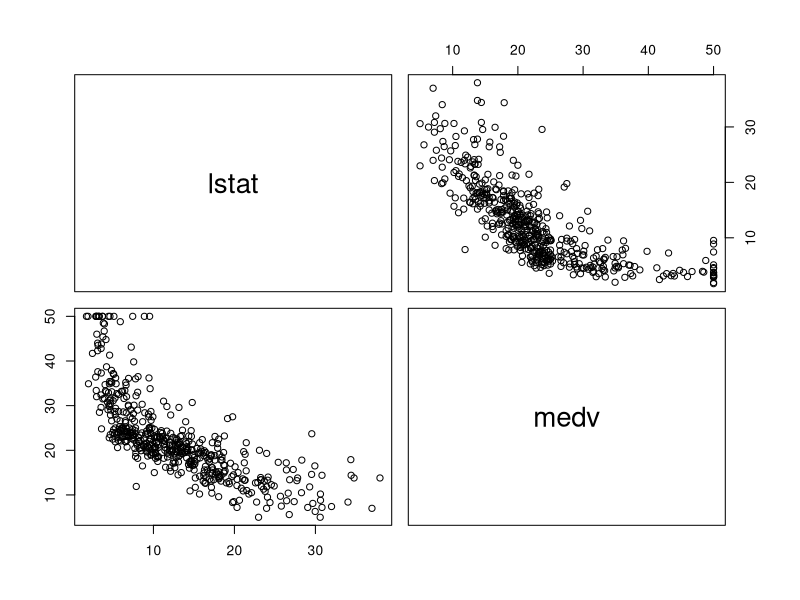
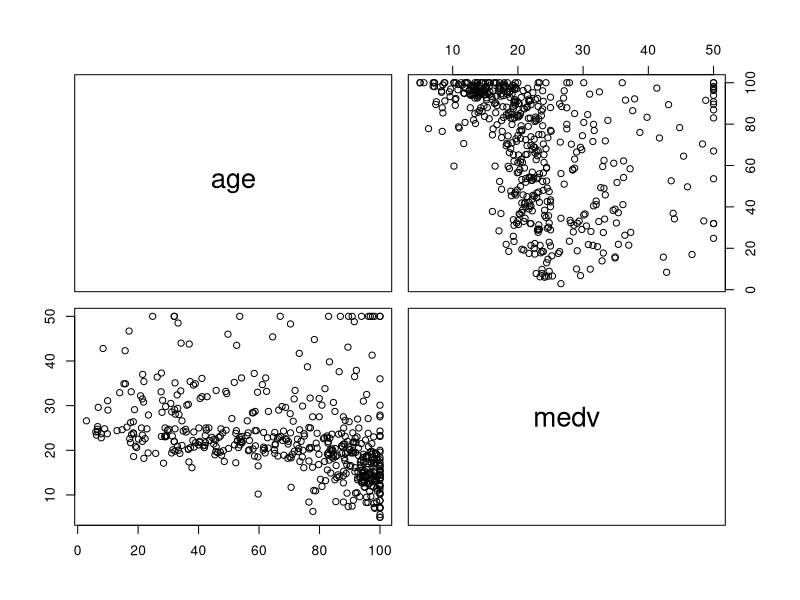

The R source for these figures, in order:
## ---- chunk 1
knitr::opts_chunk$set(echo = TRUE,comment="")
## ---- chunk 2
library(MASS) 
## ---- chunk 3
 (TSS <- sum((Boston$medv - mean(Boston$medv))^2))

## ---- chunk 4
lm.fit <- lm(medv ~ lstat + age, data = Boston)
## ---- chunk 5
(RSS <- (nrow(Boston)-2-1)*(summary(lm.fit)$sigma)^2)
## ---- chunk 6
summary(lm.fit)$r.sq
## ---- chunk 7
summary(lm.fit)
## ---- chunk 8

pairs(~ lstat + medv, Boston)
pairs(~ age + medv, Boston)

## ---- chunk 9
#Residual standard error: 6.173 on 503 degrees of freedom
summary(lm.fit)$sigma
## ---- chunk 10
sapply(Boston, mode)
## ---- chunk 11
lm.fit.full <- lm(medv ~ ., data = Boston)
## ---- chunk 12
(VIF_age <- 1/(1-summary(lm(age ~ .-medv, data = Boston))$r.sq))
## ---- chunk 13
#install.packages("car")  # run this line if you have not installed the "car" package before
library(car)
vif(lm.fit.full)
## ---- chunk 14
lm.fit.all_but_age <- lm(medv ~ . - age, data = Boston)
